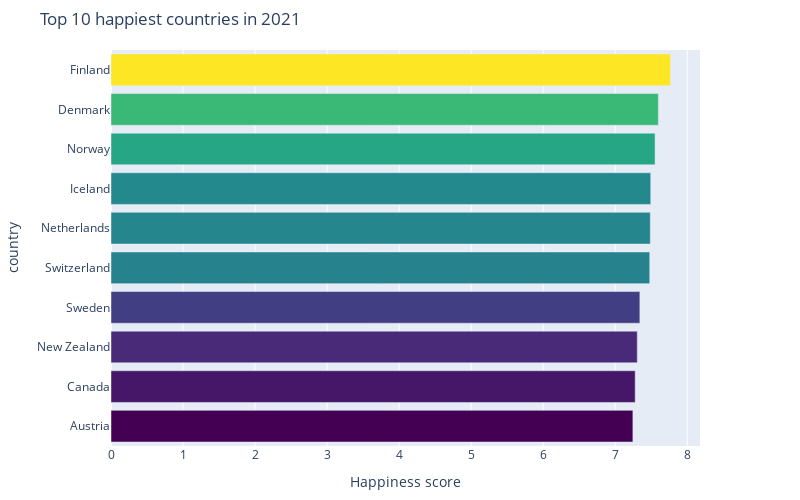

Notebook source saved alongside this figure:
### Code cell
utils.plot_happiness_score(wh_df_2019,"Score", 'Country or region', 10, 2021)

### Figure 1 — Plotly figure (JSON) as saved in the notebook; plotly's stock layout.template omitted (floating-point values rounded to 4 significant figures)
{"data": [{"marker": {"color": [7.769, 7.6, 7.554, 7.494, 7.488, 7.48, 7.343, 7.307, 7.278, 7.246], "colorscale": [[0, "#440154"], [0.1111, "#482878"], [0.2222, "#3e4989"], [0.3333, "#31688e"], [0.4444, "#26828e"], [0.5556, "#1f9e89"], [0.6667, "#35b779"], [0.7778, "#6ece58"], [0.8889, "#b5de2b"], [1, "#fde725"]]}, "orientation": "h", "type": "bar", "x": [7.769, 7.6, 7.554, 7.494, 7.488, 7.48, 7.343, 7.307, 7.278, 7.246], "y": ["Finland", "Denmark", "Norway", "Iceland", "Netherlands", "Switzerland", "Sweden", "New Zealand", "Canada", "Austria"]}], "layout": {"height": 500, "margin": {"b": 50, "l": 50, "r": 100, "t": 50}, "title": {"text": "Top 10 happiest countries in 2021"}, "width": 800, "xaxis": {"title": {"text": "Happiness score"}}, "yaxis": {"categoryorder": "total ascending", "showgrid": false, "showline": false, "showticklabels": true, "title": {"text": "country"}}}}
